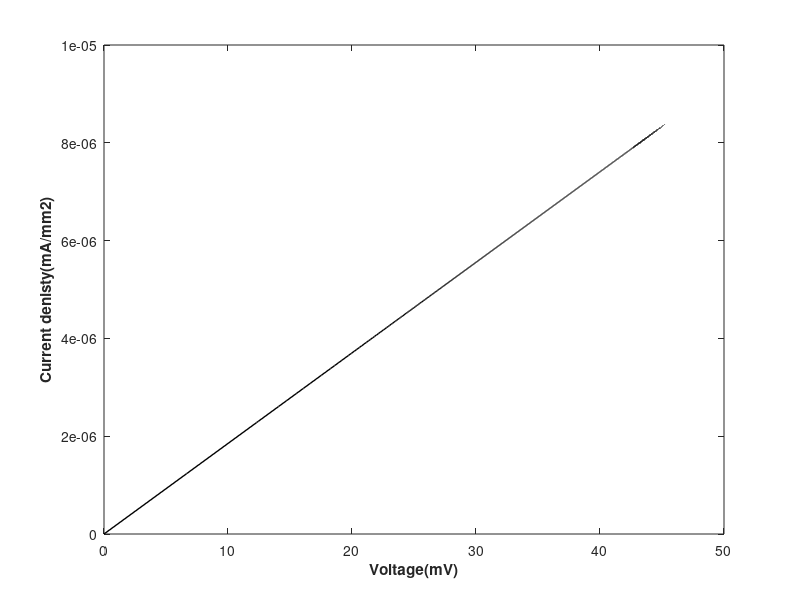
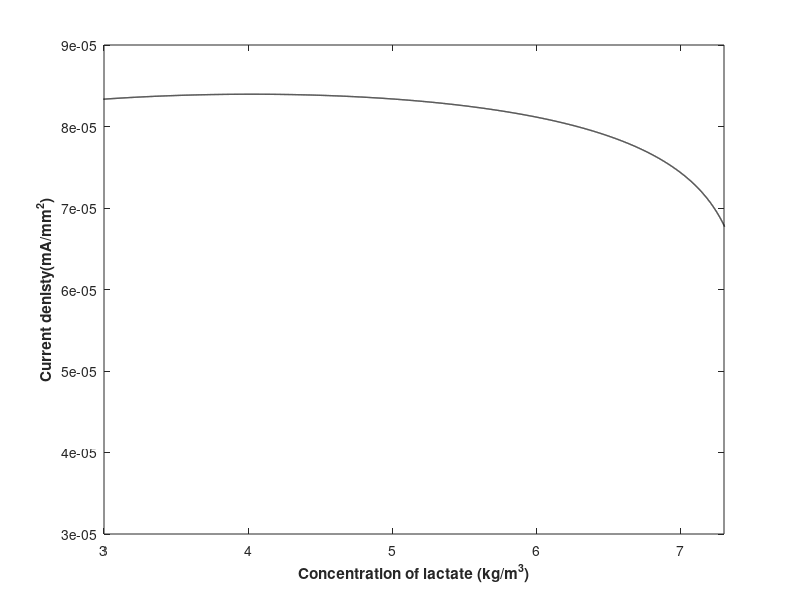

Write the MATLAB code that produced these figures, in order.
% function [ch] = model(T)
clc
clear all 
close all 

T = 273 %:10:453;  
d_t=1;
t = 0:d_t:18000;
cs_temp = zeros(length(T),length(t));

Ds=(0.2544*10^(-4))/86400;  %diffusivity of lactate (m2/day)
Ll=2*10^(-4);               %the thickness of laminar diffusion sublayer()
rho=50;                     %The biomass density (kg/m3)
Yac=0.212;                  %The bacterial yield (kg dry cell/kg)
bina=0.02/86400;            %Inactivation coefficient (/day) 
bdet=0.05/86400;            %Detachment coefficient(/day)
Dco2=(0.9960*10^(-4))/86400; %The diffusivity of carbon dioxide (m2/day)
Dh=(2.3328*10^(-4))/86400;   %Diffusivity of hydrogen(m2/day)
Am=54*10^(-4);               %area of membrane(m2)
F=96450;                    %Fradays constant(C/mol) 
T = T;                    %Temperature(K)
R=8.314;                    %gas constant 
Vc=135*10^(-6);             %
Va=135*10^(-6);             %
Eoanode=340;                % Standard voltage anode (mV)
Eocathode=1299;             % Standard volatage cathode(mV)
ioref=0.001;                % Exchange current in reference conditions(mA)
b=120;                      %Tafel Coefficient (mV)
dcell=2.5*10^(-2);          %distance between electrodes(m)
kaq=3500;                   %Solution conductivity (mS/m)
Eka=-155;                   %
dm=4.5;                     %Membrance thickness(m)
km=1.7;                      %Membrance conductivity (mS/m )
co2equi=7.26*10^(-3);       %
kla=414/86400;              %Overall volumetric oxygen mass tranfer coefficient (/day)
qo2=2.64/86400;             %specific uptake rate of oxygen (/day)
rmax=100.9/3600;            % reaction rate constant(/day)
ks=1.27*10^(-3);            % Half-max-rate lactate concentration 
chb=10^(-7);                %  Concentration of hydrogen in bulk liquid(kg/m3)





f1 = @(cs) rmax*(cs/(ks+cs)) ;
f2 = @(mu,nact,phia) (mu*(1/(1+exp(-F/(R*T*1000)*nact)))*phia) ;
f3 = @(rs,phia,delta,L) Yac*rs-bina*phia+(phia/L)*delta-(phia/L)*(Yac*rs*L+delta) ;
f4 = @(rs,L,delta) Yac*rs*L+delta ;
f5 = @(L) -bdet*L ;
f6 = @(L,csb,cs,rs,delta) (Ds/(Ll*L))*(csb-cs)-rho*rs-(cs/L)*(Yac*rs*L+delta);
f7 = @(L,cco2b,cco2,rs,delta) (Dco2/(Ll*L))*(cco2b-cco2)+4*rho*rs-(cco2/L)*(Yac*rs*L+delta) ;
f8 = @(L,chb,ch,rs,delta) (Dh/(Ll*L))*(chb-ch)+12*rho*rs-(ch/L)*(Yac*rs*L+delta) ;
f9 = @(rs,L,delta) -Am*(Yac*rs*L+delta) ;
f10 = @(csb,cs,vl) (1/vl)*(-(Am*Ds/Ll)*(csb-cs)) ;
f11 = @(cco2b,cco2,vl) (1/vl)*(-(Am*Dco2/Ll)*(cco2b-cco2)) ;
f12 = @(i) -2.24*10^(-7)*(i)+0.0067;
%f12 = @(i) (kla*co2equi+7.7167*10^(-8)*exp(-(i)*(kla+qo2)))/(kla+qo2);
f13 = @(co2,ch)  Eocathode-((R*T*1000)/(4*F))*log(1/(co2*(ch^4))) ;
f14 = @(ch,cco2,cs) Eoanode-((R*T*1000)/(12*F))*log(((cco2^3)*(ch)^(11))/cs) ;
f15 = @(csb) (12*F*Ds*1000*csb)/(Ll) ;
f16 = @(I) ((dm/km)+(dcell/kaq))*(I/1000) ;
f17 = @(I,il) ((R*T)/(12*F))*1000*log(il/(il-I)) ;
f18 = @(I,cs) (b/2.303)*asinh(I/(2*ioref*cs)) ;
f19 = @(Ecathode,Eanode,nohm,nconc,nact) abs(Ecathode-Eanode)-nohm-nconc-nact ;
f20 = @(Eoutput)  Eoutput/100;


d_t=1;
t = 0:d_t:18000;

mu=zeros(1,length(t));
rs=zeros(1,length(t));
phia=zeros(1,length(t));
L=zeros(1,length(t));
cs=zeros(1,length(t));
delta=zeros(1,length(t));
cco2=zeros(1,length(t));
ch=zeros(1,length(t));
vl=zeros(1,length(t));
csb=zeros(1,length(t));
cco2b=zeros(1,length(t));
co2=zeros(1,length(t));
Ecathode=zeros(1,length(t));
Eanode=zeros(1,length(t));
il=zeros(1,length(t));
nohm=zeros(1,length(t));
nconc=zeros(1,length(t));
nact=zeros(1,length(t));
Eoutput=zeros(1,length(t));
I=zeros(1,length(t));

mu(1)=1.166370409*10^(-3); %specific growth rate ()
rs(1)=2.5*10^(-20);        %INITIAL I NEED TO BE KNOWN(TAKEN ZERO HERE) to vary
phia(1)=0.4286802857;      %volume fraction of active biomass 
L(1)=0.025810^(-5);        %Thickness of biofilm 
cs(1)=7.5;                 %The concentration of lactate in biofilm(kg/m3)
delta(1)=-1.446759259*10^(-08); %detachment rate
cco2(1)=1.804718175*10^(-10);%INITIAL CO2 CONC NEEDED and here up needed to be reviewed
ch(1)=10^(-7);               % concentration of hydrogen in biofilm(kg/m3)
vl(1)=135*10^(-6);           %Bulk liquid anoide chamber volume(m3)
csb(1)=5;                    % Concentration of lactate in bulk liquid(kg/m3)
cco2b(1)=1.804718175*10^(-25); %The concentration of hydrogen in bulk of liquid(kg/m3)
co2b(1)=7.23*10^(-3);          % COncnetraiton of oxygen in bulk 
co2(1)=7.23*10^(-3);            %The concentration of oxygen in cathode camber(kg/m3)
Ecathode(1)=845.8563841;        %
Eanode(1)=845.8563841;          %
il(1)=8519.75;                  %limited current of mass transfer 
nohm(1)=0;                     % Ohmic overpontential (mV)
nconc(1)=0;                    %COncentration overpotential(mV)
nact(1)=0;                     %Activation of overpotential(mV)
Eoutput(1)=0;
I(1)=0;

     for i=1:(length(t)-1)

        phia(i+1) = phia(i) + d_t*f3(rs(i),phia(i),delta(i),L(i));
        L(i+1) = L(i) + d_t*f4(rs(i),L(i),delta(i));
        delta(i+1) = delta(i) + d_t*f5(L(i));
        cs(i+1) = cs(i) + 0.00031*d_t*f6(L(i),csb(i),cs(i),rs(i),delta(i));
        cco2(i+1) = cco2(i) + d_t*f7(L(i),cco2b(i),cco2(i),rs(i),delta(i));
        ch(i+1) = ch(i) + 0.0000003*d_t*f8(L(i),chb,ch(i),rs(i),delta(i));
        vl(i+1) = vl(i) + d_t*f9(rs(i),L(i),delta(i));
        csb(i+1) = csb(i) + d_t*f10(csb(i),cs(i),vl(i));
        cco2b(i+1) = cco2b(i) + d_t*f11(cco2b(i),cco2(i),vl(i));
        co2(i+1) = f12(i+d_t);
        Ecathode(i+1) = f13(co2(i+1),ch(i+1));
        Eanode(i+1) = f14(ch(i+1),cco2(i+1),cs(i+1));
        il(i+1) = f15(csb(i+1));
        nohm(i+1) = f16(I(i));
        nconc(i+1) = f17(I(i),il);
        nact(i+1) = f18(I(i),cs(i+1));
        mu(i+1) = f1(cs(i+1));
        rs(i+1) = f2(mu(i+1),nact(i+1),phia(i+1));
        Eoutput(i+1) = f19(Ecathode(i+1),Eanode(i+1),nohm(i+1),nconc(i+1),nact(i+1));
        I(i+1) = f20(Eoutput(i+1));

 
     end
    
idensity=(I/54)*10^(-3);
% mut=(mu(1)-kd).*t;
% mutnoexp(:,:)=exp(mut);
power=Eoutput.*I/10;
eff(:,:)=power/76.7;     
     
% % end
% figure (3)
% % plot(cs(1:14000),eff(1:14000))
% plot(eff(1:12000)/10,cs(1:12000))
% xlabel('Efficiency')
% ylabel('Concentration of lactate (kg/m^{3})')
% saveas(gcf,'efficiency.tiff')
% % xlim([2.1,7.5]);
% % ylim([]);
% figure (4)
% plot(I(1:14000)/10,cs(1:14000))
% xlabel('Current density (mA/m^{2})')
% ylabel('Concentration of lactate (kg/m^{3})')
% saveas(gcf,'current_density.tiff')
% % xlim([]);
% % ylim([]);



% figure (7)
% plot(Eanode(11:14000),I(11:14000),'k','LineWidth',0.5)
% xlabel('anode potential(mV)','FontWeight','bold')
% ylabel('Current(mA)','FontWeight','bold')
% saveas(gcf,'current_AnodePotential.tiff')

figure (8)
plot(Eoutput(1:14000)/10,idensity(1:14000)/10,'k','LineWidth',1)
xlabel('Voltage(mV)','FontWeight','bold')
ylabel('Current denisty(mA/mm{2})','FontWeight','bold')
% xlim([15,35]);
% ylim([2.5,7.55]);
saveas(gcf,'currentdensityVSvoltage.tiff')


figure (9)
plot(cs(11:14000),idensity(11:14000),'k','LineWidth',1)
xlabel('Concentration of lactate (kg/m^{3})','FontWeight','bold')
ylabel('Current denisty(mA/mm^{2})','FontWeight','bold')
xlim([3,7.3]);
% ylim([2.5,7.55]);
saveas(gcf,'currentdensityVScs.tiff')



